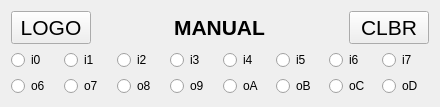
      <widget class="QWidget" name="manu_page">
       <layout class="QGridLayout" name="gridLayout_2">
        <item row="0" column="0">
         <layout class="QHBoxLayout" name="hl_4">
          <item>
           <widget class="QPushButton" name="pb_logo_right">
            <property name="font">
             <font>
              <pointsize>16</pointsize>
             </font>
            </property>
            <property name="text">
             <string>LOGO</string>
            </property>
           </widget>
          </item>
          <item>
           <spacer name="hs_3">
            <property name="orientation">
             <enum>Qt::Horizontal</enum>
            </property>
            <property name="sizeHint" stdset="0">
             <size>
              <width>77</width>
              <height>20</height>
             </size>
            </property>
           </spacer>
          </item>
          <item>
           <widget class="QLabel" name="lab_manu">
            <property name="font">
             <font>
              <pointsize>16</pointsize>
              <weight>75</weight>
              <bold>true</bold>
             </font>
            </property>
            <property name="text">
             <string>MANUAL</string>
            </property>
            <property name="alignment">
             <set>Qt::AlignCenter</set>
            </property>
           </widget>
          </item>
          <item>
           <spacer name="hs_2">
            <property name="orientation">
             <enum>Qt::Horizontal</enum>
            </property>
            <property name="sizeHint" stdset="0">
             <size>
              <width>78</width>
              <height>20</height>
             </size>
            </property>
           </spacer>
          </item>
          <item>
           <widget class="QPushButton" name="pb_clbr_left">
            <property name="font">
             <font>
              <pointsize>16</pointsize>
             </font>
            </property>
            <property name="text">
             <string>CLBR</string>
            </property>
           </widget>
          </item>
         </layout>
        </item>
        <item row="1" column="0">
         <layout class="QHBoxLayout" name="hl">
          <item>
           <widget class="QRadioButton" name="rb_inp0">
            <property name="sizePolicy">
             <sizepolicy hsizetype="Minimum" vsizetype="Minimum">
              <horstretch>0</horstretch>
              <verstretch>0</verstretch>
             </sizepolicy>
            </property>
            <property name="text">
             <string>i0</string>
            </property>
           </widget>
          </item>
          <item>
           <widget class="QRadioButton" name="rb_inp1">
            <property name="sizePolicy">
             <sizepolicy hsizetype="Minimum" vsizetype="Minimum">
              <horstretch>0</horstretch>
              <verstretch>0</verstretch>
             </sizepolicy>
            </property>
            <property name="text">
             <string>i1</string>
            </property>
           </widget>
          </item>
          <item>
           <widget class="QRadioButton" name="rb_inp2">
            <property name="sizePolicy">
             <sizepolicy hsizetype="Minimum" vsizetype="Minimum">
              <horstretch>0</horstretch>
              <verstretch>0</verstretch>
             </sizepolicy>
            </property>
            <property name="text">
             <string>i2</string>
            </property>
           </widget>
          </item>
          <item>
           <widget class="QRadioButton" name="rb_inp3">
            <property name="sizePolicy">
             <sizepolicy hsizetype="Minimum" vsizetype="Minimum">
              <horstretch>0</horstretch>
              <verstretch>0</verstretch>
             </sizepolicy>
            </property>
            <property name="text">
             <string>i3</string>
            </property>
           </widget>
          </item>
          <item>
           <widget class="QRadioButton" name="rb_inp4">
            <property name="sizePolicy">
             <sizepolicy hsizetype="Minimum" vsizetype="Minimum">
              <horstretch>0</horstretch>
              <verstretch>0</verstretch>
             </sizepolicy>
            </property>
            <property name="text">
             <string>i4</string>
            </property>
           </widget>
          </item>
          <item>
           <widget class="QRadioButton" name="rb_inp5">
            <property name="sizePolicy">
             <sizepolicy hsizetype="Minimum" vsizetype="Minimum">
              <horstretch>0</horstretch>
              <verstretch>0</verstretch>
             </sizepolicy>
            </property>
            <property name="text">
             <string>i5</string>
            </property>
           </widget>
          </item>
          <item>
           <widget class="QRadioButton" name="rb_inp6">
            <property name="sizePolicy">
             <sizepolicy hsizetype="Minimum" vsizetype="Minimum">
              <horstretch>0</horstretch>
              <verstretch>0</verstretch>
             </sizepolicy>
            </property>
            <property name="text">
             <string>i6</string>
            </property>
           </widget>
          </item>
          <item>
           <widget class="QRadioButton" name="rb_inp7">
            <property name="sizePolicy">
             <sizepolicy hsizetype="Minimum" vsizetype="Minimum">
              <horstretch>0</horstretch>
              <verstretch>0</verstretch>
             </sizepolicy>
            </property>
            <property name="text">
             <string>i7</string>
            </property>
           </widget>
          </item>
         </layout>
        </item>
        <item row="2" column="0">
         <layout class="QHBoxLayout" name="hl_2">
          <item>
           <widget class="QRadioButton" name="rb_out6">
            <property name="sizePolicy">
             <sizepolicy hsizetype="Minimum" vsizetype="Minimum">
              <horstretch>0</horstretch>
              <verstretch>0</verstretch>
             </sizepolicy>
            </property>
            <property name="text">
             <string>o6</string>
            </property>
           </widget>
          </item>
          <item>
           <widget class="QRadioButton" name="rb_out7">
            <property name="sizePolicy">
             <sizepolicy hsizetype="Minimum" vsizetype="Minimum">
              <horstretch>0</horstretch>
              <verstretch>0</verstretch>
             </sizepolicy>
            </property>
            <property name="text">
             <string>o7</string>
            </property>
           </widget>
          </item>
          <item>
           <widget class="QRadioButton" name="rb_out8">
            <property name="sizePolicy">
             <sizepolicy hsizetype="Minimum" vsizetype="Minimum">
              <horstretch>0</horstretch>
              <verstretch>0</verstretch>
             </sizepolicy>
            </property>
            <property name="text">
             <string>o8</string>
            </property>
           </widget>
          </item>
          <item>
           <widget class="QRadioButton" name="rb_out9">
            <property name="sizePolicy">
             <sizepolicy hsizetype="Minimum" vsizetype="Minimum">
              <horstretch>0</horstretch>
              <verstretch>0</verstretch>
             </sizepolicy>
            </property>
            <property name="text">
             <string>o9</string>
            </property>
           </widget>
          </item>
          <item>
           <widget class="QRadioButton" name="rb_outa">
            <property name="sizePolicy">
             <sizepolicy hsizetype="Minimum" vsizetype="Minimum">
              <horstretch>0</horstretch>
              <verstretch>0</verstretch>
             </sizepolicy>
            </property>
            <property name="text">
             <string>oA</string>
            </property>
           </widget>
          </item>
          <item>
           <widget class="QRadioButton" name="rb_outb">
            <property name="sizePolicy">
             <sizepolicy hsizetype="Minimum" vsizetype="Minimum">
              <horstretch>0</horstretch>
              <verstretch>0</verstretch>
             </sizepolicy>
            </property>
            <property name="text">
             <string>oB</string>
            </property>
           </widget>
          </item>
          <item>
           <widget class="QRadioButton" name="rb_outc">
            <property name="sizePolicy">
             <sizepolicy hsizetype="Minimum" vsizetype="Minimum">
              <horstretch>0</horstretch>
              <verstretch>0</verstretch>
             </sizepolicy>
            </property>
            <property name="text">
             <string>oC</string>
            </property>
           </widget>
          </item>
          <item>
           <widget class="QRadioButton" name="rb_outd">
            <property name="sizePolicy">
             <sizepolicy hsizetype="Minimum" vsizetype="Minimum">
              <horstretch>0</horstretch>
              <verstretch>0</verstretch>
             </sizepolicy>
            </property>
            <property name="text">
             <string>oD</string>
            </property>
           </widget>
          </item>
         </layout>
        </item>
       </layout>
      </widget>
